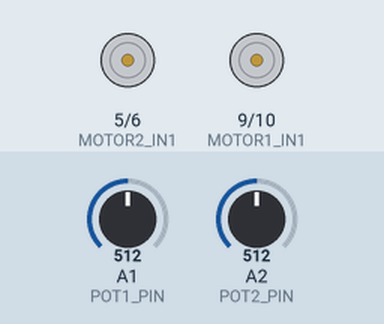
Bench run of a sketch on a simulated Arduino Nano, built with avr-gcc and run on an emulated ATmega328P. On the bench: motor-driver pin pairs drawn as motors (green arrow = first pin HIGH = forward, orange = second pin HIGH = backward, longer = more drive). Inputs (shaded band) come from the test bench; at power-on: A1 (POT1_PIN) = 512, A2 (POT2_PIN) = 512. No radio packets arrive unless stated; what the sketch prints to the serial monitor is not drawn.

Above: at 1.2 s.
1.3 s: A1 (POT1_PIN) set to 716
At 2.0 s:
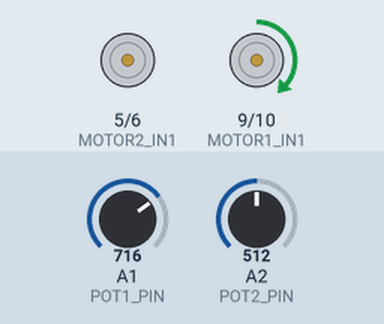
2.8 s: A2 (POT2_PIN) set to 716
At 3.3 s:
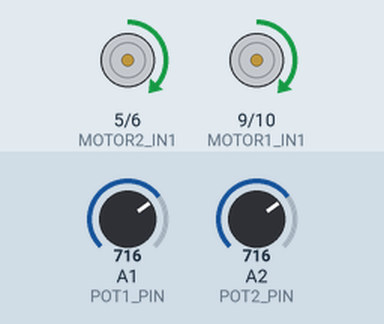
4.3 s: A1 (POT1_PIN) set to 900
At 5.4 s:
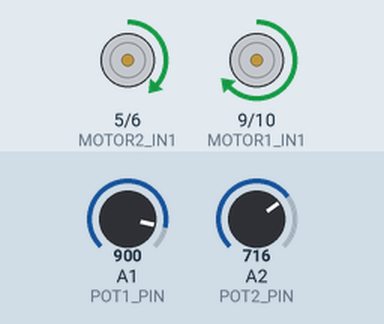
5.8 s: A2 (POT2_PIN) set to 900
At 6.7 s:
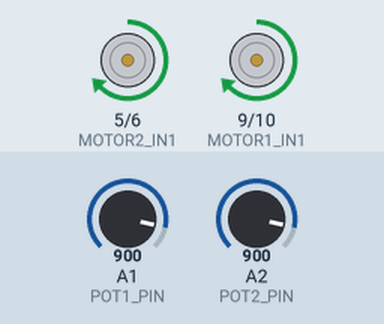
7.3 s: A1 (POT1_PIN) set to 1023
At 7.6 s:
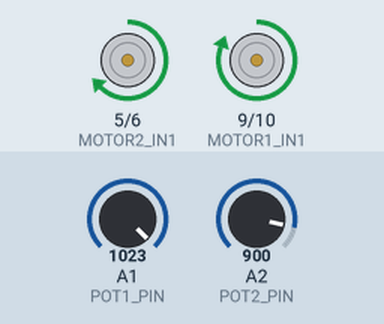
8.8 s: A2 (POT2_PIN) set to 1023
At 10.1 s:
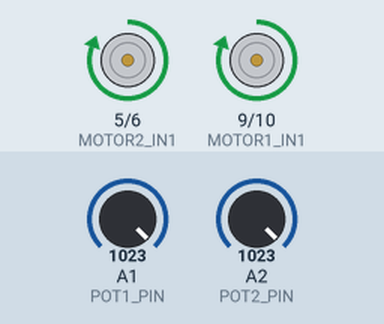
Timing chart, 0 to 11.3 s (numbered marks = the images above; inputs shaded):
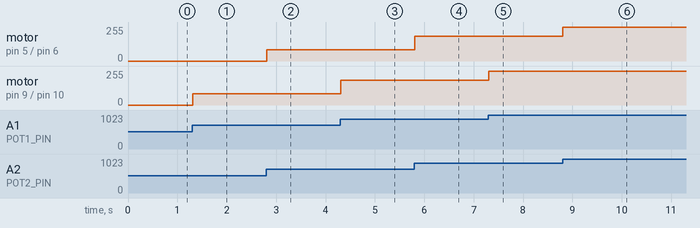

Measured:
- after the input at 1.3 s, motor on pin 9 (MOTOR1_IN1) / pin 10 (MOTOR1_IN2): stopped → forward 85/255 at once
- after the input at 2.8 s, motor on pin 5 (MOTOR2_IN1) / pin 6 (MOTOR2_IN2): stopped → forward 85/255 at once
- after the input at 4.3 s, motor on pin 9 (MOTOR1_IN1) / pin 10 (MOTOR1_IN2): forward 85/255 → forward 186/255 at once
- after the input at 5.8 s, motor on pin 5 (MOTOR2_IN1) / pin 6 (MOTOR2_IN2): forward 85/255 → forward 186/255 at once
- after the input at 7.3 s, motor on pin 9 (MOTOR1_IN1) / pin 10 (MOTOR1_IN2): forward 186/255 → forward 255/255 at once
- after the input at 8.8 s, motor on pin 5 (MOTOR2_IN1) / pin 6 (MOTOR2_IN2): forward 186/255 → forward 255/255 at once

The sketch:

MRRLayoutControlNode_RX_LCN02_V4.ino
```cpp
/* Model Railroad Layout Control Node
   Reciever 2
      MP3 Player
      Traffic Light


Note:  This is set up for a Nano Expansion Module V3


MRRLayoutControlNode_RX_LCN02_V1
*/

#include <Arduino.h>
#include <SPI.h>
#include <RF24.h>

// NRF24L01 pins
#define CE_PIN 7   // D7
#define CSN_PIN 8  // D8

// Motor control pins
#define MOTOR1_IN1 9   // D9
#define MOTOR1_IN2 10  // D10
#define MOTOR2_IN1 5   // D5
#define MOTOR2_IN2 6   // D6

// Potentiometer pins
#define POT1_PIN A1  // Potentiometer for Motor 1
#define POT2_PIN A2  // Potentiometer for Motor 2

// Create RF24 radio object
RF24 radio(CE_PIN, CSN_PIN);

// Set this to the receiver's ID (1-5)
const uint8_t RECEIVER_ID = 2;  // LCN02

// Variables for potentiometer readings
int pot1Value = 0;
int pot2Value = 0;
int lastPot1Value = 0;
int lastPot2Value = 0;

// Deadzone for potentiometer center position
const int POT_DEADZONE = 50;
const int POT_CENTER = 512;

// Define addresses for up to 5 receivers
const byte addresses[][6] = { "LCN01", "LCN02", "LCN03", "LCN04", "LCN05" };

// Message structure (must match transmitter)
struct CommandMessage {
  uint8_t receiverId;   // 0 = all receivers, 1-5 = specific receiver
  uint8_t commandType;  // 1 = short press, 2 = long press, 3 = silence
  char keyValue;        // The key that was pressed
};

// Motor control functions
void motor1Forward(int speed) {
  analogWrite(MOTOR1_IN1, speed);
  analogWrite(MOTOR1_IN2, 0);
}

void motor1Backward(int speed) {
  analogWrite(MOTOR1_IN1, 0);
  analogWrite(MOTOR1_IN2, speed);
}

void motor1Stop() {
  analogWrite(MOTOR1_IN1, 0);
  analogWrite(MOTOR1_IN2, 0);
}

void motor2Forward(int speed) {
  analogWrite(MOTOR2_IN1, speed);
  analogWrite(MOTOR2_IN2, 0);
}

void motor2Backward(int speed) {
  analogWrite(MOTOR2_IN1, 0);
  analogWrite(MOTOR2_IN2, speed);
}

void motor2Stop() {
  analogWrite(MOTOR2_IN1, 0);
  analogWrite(MOTOR2_IN2, 0);
}

void emergencyStop() {
  motor1Stop();
  motor2Stop();
  Serial.println("EMERGENCY STOP");
}

void processPotentiometers() {
  // Read potentiometer values
  pot1Value = analogRead(POT1_PIN);
  pot2Value = analogRead(POT2_PIN);

  // Only update motor 1 if value changed significantly
  if (abs(pot1Value - lastPot1Value) > 5) {
    lastPot1Value = pot1Value;

    // Process Motor 1
    if (pot1Value > POT_CENTER + POT_DEADZONE) {
      // Forward motion - map from deadzone to max
      int speed = map(pot1Value, POT_CENTER + POT_DEADZONE, 1023, 0, 255);
      motor1Forward(speed);
    } else if (pot1Value < POT_CENTER - POT_DEADZONE) {
      // Backward motion - map from min to deadzone
      int speed = map(pot1Value, 0, POT_CENTER - POT_DEADZONE, 255, 0);
      motor1Backward(speed);
    } else {
      // In deadzone - stop motor
      motor1Stop();
    }
  }

  // Only update motor 2 if value changed significantly
  if (abs(pot2Value - lastPot2Value) > 5) {
    lastPot2Value = pot2Value;

    // Process Motor 2
    if (pot2Value > POT_CENTER + POT_DEADZONE) {
      // Forward motion
      int speed = map(pot2Value, POT_CENTER + POT_DEADZONE, 1023, 0, 255);
      motor2Forward(speed);
    } else if (pot2Value < POT_CENTER - POT_DEADZONE) {
      // Backward motion
      int speed = map(pot2Value, 0, POT_CENTER - POT_DEADZONE, 255, 0);
      motor2Backward(speed);
    } else {
      // In deadzone - stop motor
      motor2Stop();
    }
  }
}

void setup() {
  Serial.begin(115200);
  Serial.println("LCN02 - Motor Controller starting...");

  // Initialize radio
  if (!radio.begin()) {
    Serial.println("Radio hardware not responding!");
    while (1) {}  // Hold in infinite loop
  }

  // Radio setup
  radio.setPALevel(RF24_PA_LOW);
  radio.setDataRate(RF24_250KBPS);
  radio.setChannel(76);

  // Open reading pipe for this receiver's address
  radio.openReadingPipe(1, addresses[RECEIVER_ID - 1]);
  radio.startListening();

  // Initialize motor control pins
  pinMode(MOTOR1_IN1, OUTPUT);
  pinMode(MOTOR1_IN2, OUTPUT);
  pinMode(MOTOR2_IN1, OUTPUT);
  pinMode(MOTOR2_IN2, OUTPUT);

  // Ensure motors are stopped at startup
  motor1Stop();
  motor2Stop();

  // Initialize analog pins for potentiometers
  pinMode(POT1_PIN, INPUT);
  pinMode(POT2_PIN, INPUT);

  Serial.println("LCN02 - Motor Controller ready");
}

void loop() {
  // Process potentiometer inputs for motor control
  processPotentiometers();

  if (radio.available()) {
    CommandMessage msg;
    radio.read(&msg, sizeof(msg));

    // Process message if it's for this receiver
    if (msg.receiverId == RECEIVER_ID) {
      Serial.print("Command received: Type=");
      Serial.print(msg.commandType);
      Serial.print(", Key=");
      Serial.println(msg.keyValue);

      // Process the command
      switch (msg.commandType) {
        case 1:  // Short press
          handleShortPress(msg.keyValue);
          break;
        case 2:  // Long press
          handleLongPress(msg.keyValue);
          break;
        case 3:  // Silence command
          // Also stop motors for safety
          emergencyStop();
          break;
      }
    }
  }

  delay(10);  // Small delay for stability
}

void handleShortPress(char key) {
  switch (key) {
    case '7':
      // Motor 1 function
      break;
    case '8':
      // Motor 2 function
      break;
    case '9':
      // Motor function
      break;
    case '#':
      emergencyStop();
      break;
    default: break;
  }
}

void handleLongPress(char key) {
  switch (key) {
    case '7':
      // Motor 1 function
      break;
    case '8':
      // Motor 2 function
      break;
    case '9':
      // Motor function
      break;
    case '#':
      // Additional emergency stop function if needed
      emergencyStop();
      break;
    default: break;
  }
}
```
